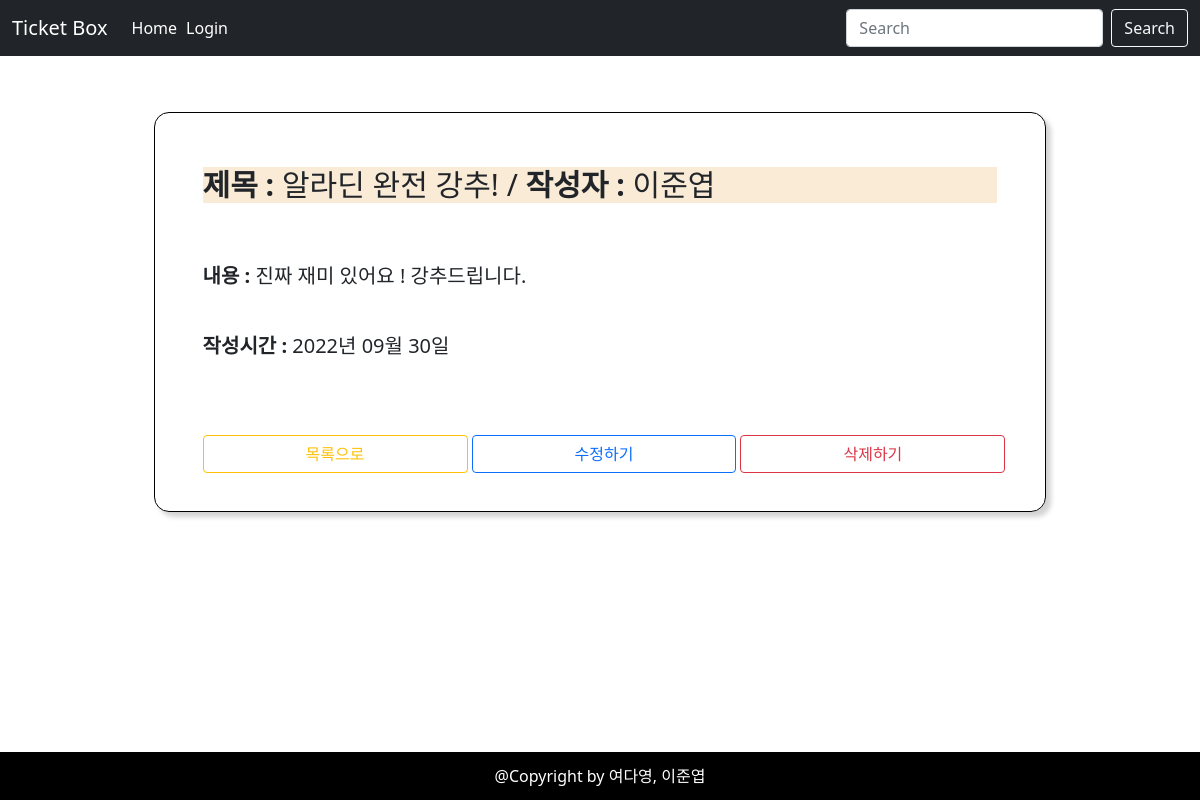
/detail/14, run on the app's committed database.
### projectapp/models.py (models this page shows)
class Board(models.Model):
    boards = models.CharField(max_length=15)
    user = models.CharField(max_length=15)
    title = models.CharField(max_length=50)
    content = models.TextField()
    created_at = models.DateTimeField(auto_now_add = True)

### projectapp/views.py (the view)
# urls.py: path('detail/<int:pk>', views.detail, name='detail'),
def detail(request, pk):
    board = Board.objects.get(pk=pk)
    context = {
        'board' : board,
    }
    return render(request,'board/detail.html', context)

### projectapp/templates/board/detail.html
{% extends 'base.html' %}
{% block content %}
<div class="container" style="padding-top:2rem; display:flex; align-items:center; justify-content:center;">
    <div class="px-5 d-flex flex-column align-items-left justify-content-evenly mt-4"
        style="border-radius:15px; border:1px solid black; width:80%; height:25rem; display:flex; flex-direction:column; align-items:left; justify-content:space-evenly; box-shadow:5px 5px 5px lightgray;">
        <div style="padding:1rem 0;">
            <h1 style="background-color:antiquewhite; font-size:30px; text-align: start;"><span
                    style="font-weight:bold;">제목 : </span>{{ board.title }} / <span style="font-weight:bold;">작성자 :
                </span>{{ board.user }}</h1>
        </div>
        <h1 style="font-size:20px;"><span style="font-weight:bold;">내용 : </span>{{ board.content }}</h1>
        <h1 style="font-size:20px;"><span style="font-weight:bold;">작성시간 : </span>{{ board.created_at|date:'Y년 m월 d일' }}
        </h1>
        <div class='d-grid d-flex gap-1' style="padding-top:2rem;">
            <a type="submit" class="btn btn-outline-warning col-4" href="{% url 'board:index' %}">목록으로</a>
            <a type="submit" class="btn btn-outline-primary col-4" href="{% url 'board:update' board.id %}">수정하기</a>
            <a type="submit" class="btn btn-outline-danger col-4" href="{% url 'board:delete' board.id %}">삭제하기</a>
        </div>
    </div>
</div>
{% endblock %}

### data on the page
Board: title "알라딘 완전 강추!", user "이준엽", content "진짜 재미 있어요 ! 강추드립니다.", created_at "2022년 09월 30일"
